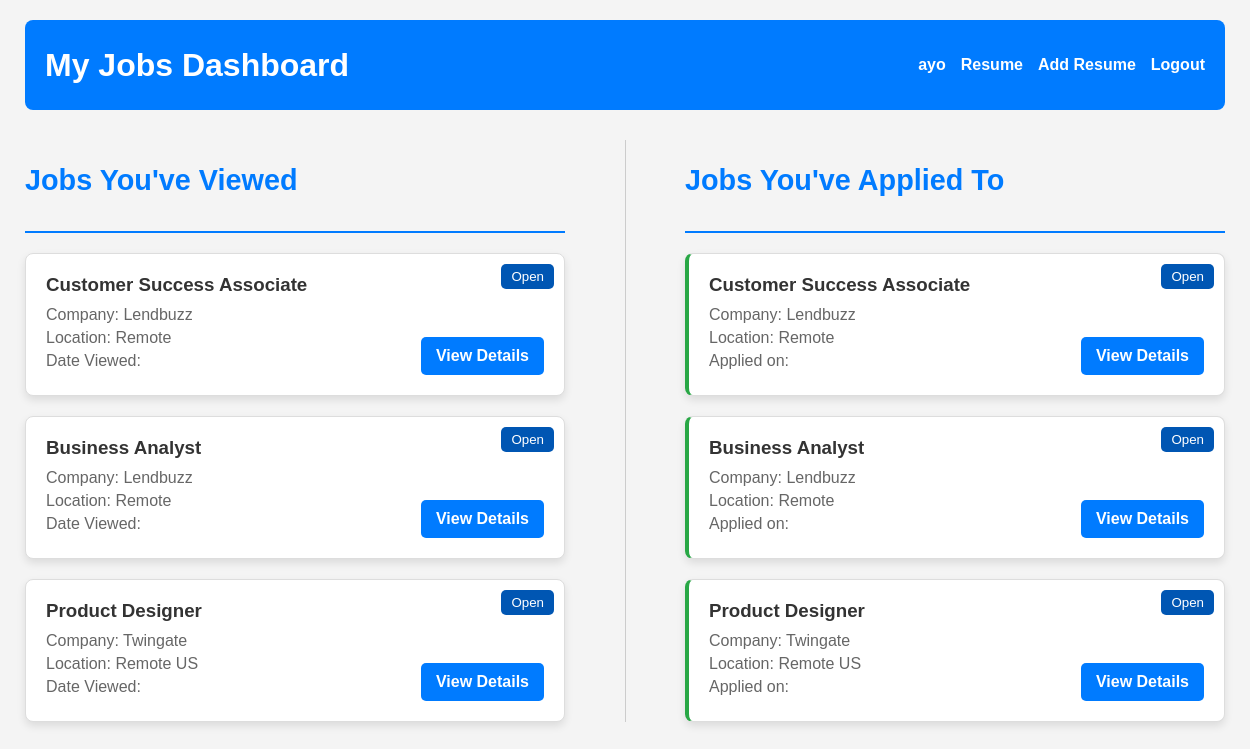
Page /jobs_dashboard/ (signed in) on the committed database.
### remote/models.py (models this page shows)
class Job(models.Model):
    title = models.CharField(max_length=100)
    description = models.TextField()
    location = models.CharField(max_length=30)
    company_name = models.CharField(max_length=100)
    created_at = models.DateTimeField(auto_now_add=True)
    recruiter = models.ForeignKey(Profile, on_delete=models.CASCADE)
    category = models.ForeignKey(Category, on_delete=models.CASCADE, default=1)
    featured = models.BooleanField(default=False)
    views_count = models.IntegerField(default=0)
    apply_url = models.URLField(max_length=255, blank=True, null=True)
    status = models.CharField(
        max_length=10,
        choices=[('open', 'Open'), ('closed', 'Closed')],
        default='open',
    )
    def __str__(self):
        return self.title

### remote/views.py (the view)
# urls.py: path('jobs_dashboard/', views.jobs_dashboard, name='jobs_dashboard'),
@login_required
def jobs_dashboard(request):
    profile = Profile.objects.get(user=request.user)
    jobs = profile.viewed_jobs.all()
    applied_jobs = profile.applied_jobs.all()
    print(jobs)
    print(applied_jobs)
    context = {
        'profile': profile,
        'jobs': jobs,
        'applied_jobs': applied_jobs
    }
    return render(request, 'jobs.html', context)

### remote/templates/jobs.html (shortened to what this page needs)
<!DOCTYPE html>
<html lang="en">
<head>
    {% load static %}
    <link rel="stylesheet" href="{% static 'css/job.css' %}">
</head>
<body>
    <div class="dashboard-container">
        <header class="dashboard-header">
            <h1>My Jobs Dashboard</h1>
            <nav>
                <ul>
                    <li><a href="/profile/">{{user.username}}</a></li>
                    <li><a href="#" class="view-cv-btn">Resume</a></li>
                    <li><a href="#" class="add-cv-btn">Add Resume</a></li>
                    <li><a href="/logout/">Logout</a></li>
                </ul>
            </nav>
        </header>
        <div class="jobs-grid-container">
            <section class="job-section">
                <div class="section-header">
                    <h2>Jobs You've Viewed</h2>
                </div>
                <div class="job-list" id="viewed-jobs">
                    {% for job in jobs %}
                    <div class="job-card">
                        <button class="status-btn {{ job.status }}" style="float: right;">
                            {{ job.get_status_display }}
                        </button>
                        <h3>{{ job.title }}</h3>
                        <p>Company: {{ job.company_name }}</p>
                        <p>Location: {{ job.location }}</p>
                        <p>Date Viewed: {{ job.jobview_set.first.viewed_at|date:"F j, Y" }}</p>
                        <a href="{% url 'job_details' job.id %}">
                            <button class="details-btn">View Details</button>
                        </a>
                    </div>
                    {% empty %}
                    <p>You haven't viewed any jobs yet.</p>
                    {% endfor %}
                </div>
            </section>
            <section class="job-section">
                <div class="section-header">
                    <h2>Jobs You've Applied To</h2>
                </div>
                <div class="job-list" id="applied-jobs">
                    {% for job in applied_jobs %}
                    <div class="job-card applied">
                        <button class="status-btn {{ job.status }}" style="float: right;">
                            {{ job.get_status_display }}
                        </button>
                        <h3>{{ job.title }}</h3>
                        <p>Company: {{ job.company_name }}</p>
                        <p>Location: {{ job.location }}</p>
                        <p>Applied on: {{ job.jobview_set.first.viewed_at|date:"F j, Y" }}</p>
                        <a href="{% url 'job_details' job.id %}">
                            <button class="details-btn">View Details</button>
                        </a>
                    </div>
                    {% empty %}
                    <p>You haven't applied to any jobs yet.</p>
                    {% endfor %}
                </div>
            </section>
        </div>
    </div>
</body>

### remote/static/css/job.css (style rules this page uses)
body { font-family: 'Arial', sans-serif; background-color: #f4f4f4; margin: 0; padding: 0; color: #333; }
.dashboard-container { width: 100%; max-width: 1200px; margin: 0 auto; padding: 20px; }
.dashboard-header { display: flex; justify-content: space-between; align-items: center; background-color: #007bff; color: white; padding: 20px; border-radius: 8px; }
.dashboard-header h1 { margin: 0; }
.dashboard-header nav ul { list-style: none; display: flex; gap: 15px; }
.dashboard-header nav ul li { display: inline; }
.dashboard-header nav ul li a { color: white; text-decoration: none; font-weight: bold; }
.jobs-grid-container { display: flex; justify-content: space-between; margin-top: 30px; }
.job-section { width: 45%; }
.section-header { border-bottom: 2px solid #007bff; padding-bottom: 10px; margin-bottom: 20px; }
.section-header h2 { font-size: 1.8em; color: #007bff; }
.job-list { display: flex; flex-direction: column; gap: 20px; }
.job-card { background-color: #fff; border: 1px solid #ddd; border-radius: 8px; padding: 20px; box-shadow: 0 4px 8px rgba(0, 0, 0, 0.1); transition: all 0.3s ease-in-out; position: relative; }
.job-card h3 { color: #333; margin: 0 0 10px 0; }
.job-card p { margin: 5px 0; color: #666; }
.job-card.applied { border-left: 4px solid #28a745; }
.details-btn { display: inline-block; background-color: #007bff; color: white; border: none; border-radius: 5px; padding: 10px 15px; text-align: center; font-size: 1rem; font-weight: bold; cursor: pointer; transition: background-color 0.3s ease-in-out; position: absolute; bottom: 20px; right: 20px; }
.status-btn { position: absolute; top: 10px; right: 10px; padding: 5px 10px; border: none; border-radius: 5px; color: white; cursor: pointer; }
.status-btn.open { background-color: #0056b3; }
.details-btn { background-color: #007bff; color: white; border: none; padding: 10px 15px; border-radius: 5px; cursor: pointer; text-align: center; text-decoration: none; }

### remote/templates/jobs.html (style rules this page uses)
.status-btn { position: absolute; top: 10px; right: 10px; padding: 5px 10px; border: none; border-radius: 5px; color: white; cursor: pointer; }
.status-btn.open { background-color: #0056b3; }

### rows in the picture
Job: status "Open", title "Customer Success Associate", company_name "Lendbuzz", location "Remote"
Job: status "Open", title "Business Analyst", company_name "Lendbuzz", location "Remote"
Job: status "Open", title "Product Designer", company_name "Twingate", location "Remote US"

### other values in the picture
{{ user.username }} "ayo"
